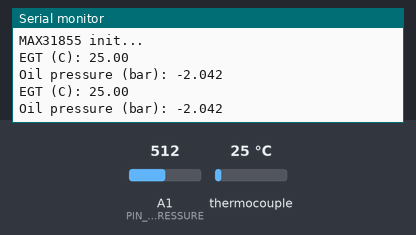
Bench run of a sketch on a simulated Arduino Uno, built with avr-gcc and run on an emulated ATmega328P. Shown: the last lines printed to the serial monitor. The test bench sets the inputs (shaded band); at power-on: thermocouple 25 °C, A1 (PIN_OIL_PRESSURE) = 512.

Above: at 1.4 s.
1.5 s: thermocouple set to 6 °C
At 1.81 s:
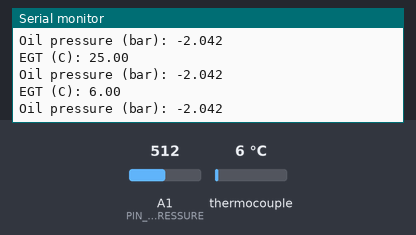
3.0 s: A1 (PIN_OIL_PRESSURE) set to 716
At 3.31 s:
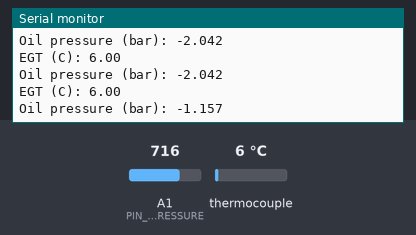
4.5 s: thermocouple set to 75 °C
At 4.81 s:
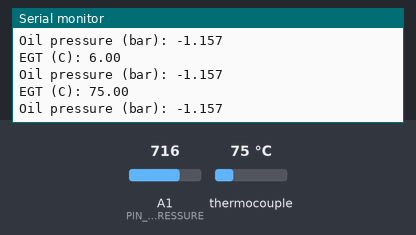
6.0 s: A1 (PIN_OIL_PRESSURE) set to 900
At 6.31 s:
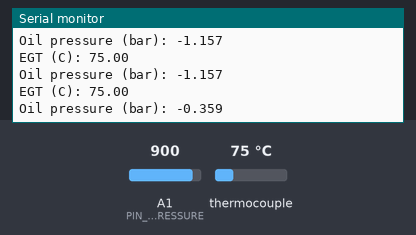
Timing chart, 0 to 8.5 s (numbered marks = the images above; inputs shaded):
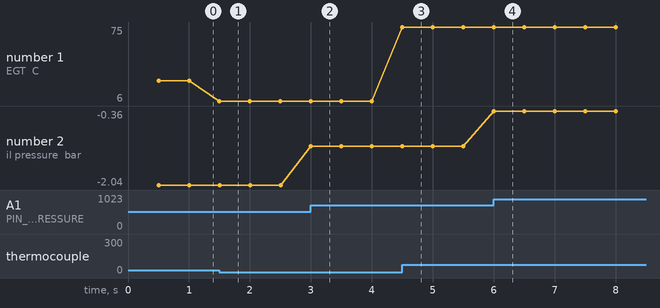

Measured:
- after the input at 1.5 s, the serial monitor: prints a new line at once (image 1)
- after the input at 3.0 s, the serial monitor: prints a new line at once (image 2)
- after the input at 4.5 s, the serial monitor: prints a new line at once (image 3)
- after the input at 6.0 s, the serial monitor: prints a new line at once (image 4)
- plotted number 1: 25 → 6 after the input at 1.5 s, 6 → 75 after the input at 4.5 s
- plotted number 2: -2.04 → -1.16 after the input at 3.0 s, -1.16 → -0.36 after the input at 6.0 s

The sketch:

sketch_dec30a.ino
```cpp
#include <Adafruit_MAX31855.h>

// Ajuster les broches selon ton cablage ESP32-C3 Super Mini.
constexpr int PIN_SCK = 4;
constexpr int PIN_CS = 7;
constexpr int PIN_MISO = 5;
constexpr int PIN_OIL_PRESSURE = A1;

Adafruit_MAX31855 thermocouple(PIN_SCK, PIN_CS, PIN_MISO);

constexpr unsigned long LOG_INTERVAL_MS = 500;

using TaskFn = void (*)();
struct Task {
  TaskFn fn;
  unsigned long intervalMs;
  unsigned long lastMs;
};

void logEgt();
void logOilPressure();

Task tasks[] = {
  {logEgt, LOG_INTERVAL_MS, 0},
  {logOilPressure, LOG_INTERVAL_MS, 0},
};
constexpr size_t TASK_COUNT = sizeof(tasks) / sizeof(tasks[0]);

void setup() {
  pinMode(PIN_CS, OUTPUT);
  digitalWrite(PIN_CS, HIGH);
  Serial.begin(115200);
  delay(250);
  Serial.println("MAX31855 init...");
}

void loop() {
  unsigned long now = millis();
  for (size_t i = 0; i < TASK_COUNT; ++i) {
    Task &t = tasks[i];
    if (now - t.lastMs >= t.intervalMs) {
      t.lastMs = now;
      t.fn();
    }
  }
}

void logEgt() {
  digitalWrite(PIN_CS, HIGH);

  double celsius = thermocouple.readCelsius();
  if (isnan(celsius)) {
    uint8_t fault = thermocouple.readError();
    if (fault == 0x02) {
      return; // ignore short to GND
    }
    fault &= ~0x02;
    if (fault == 0) {
      return;
    }
    Serial.print("Fault MAX31855: 0x");
    Serial.println(fault, HEX);
  } else {
    Serial.print("EGT (C): ");
    Serial.println(celsius, 2);
  }

}

void logOilPressure() {
  int oilPressureRaw = analogRead(PIN_OIL_PRESSURE);
  double vAdc = (static_cast<double>(oilPressureRaw) * 5) / 4095.0;
  double bar = (vAdc - 1.2)*3.5518;
  Serial.print("Oil pressure (bar): ");
  Serial.println(bar, 3);
}
```
